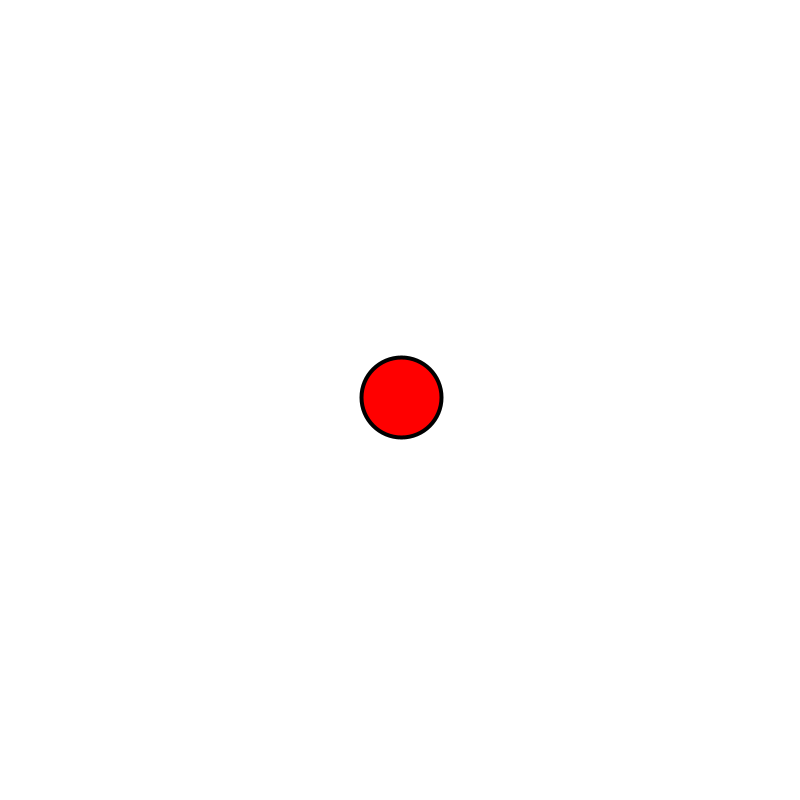
Frame 1 (no input)
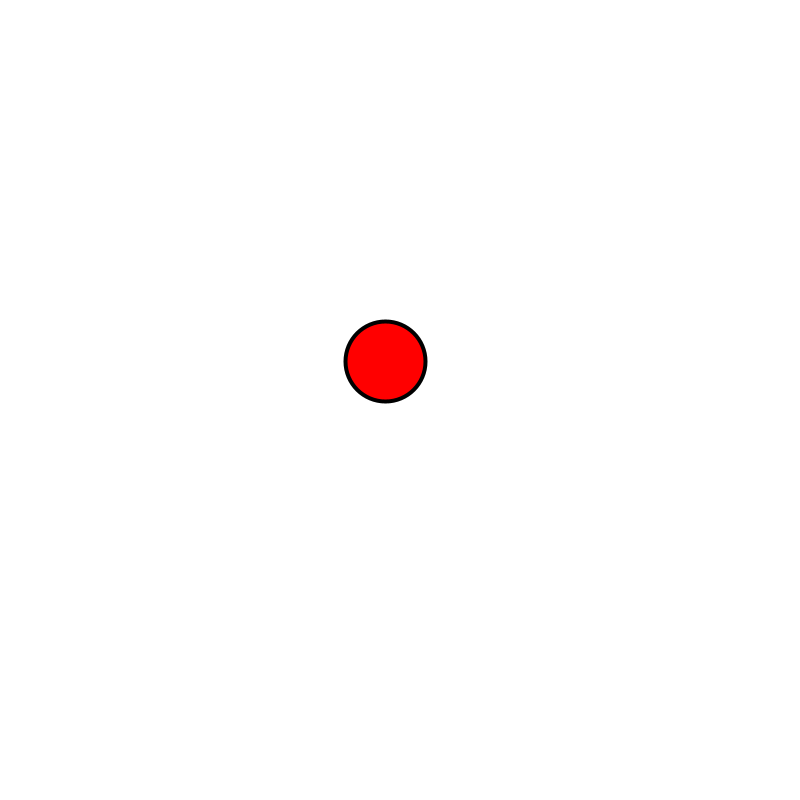
Frame 60 (the mouse pressed at the canvas centre just before this capture)
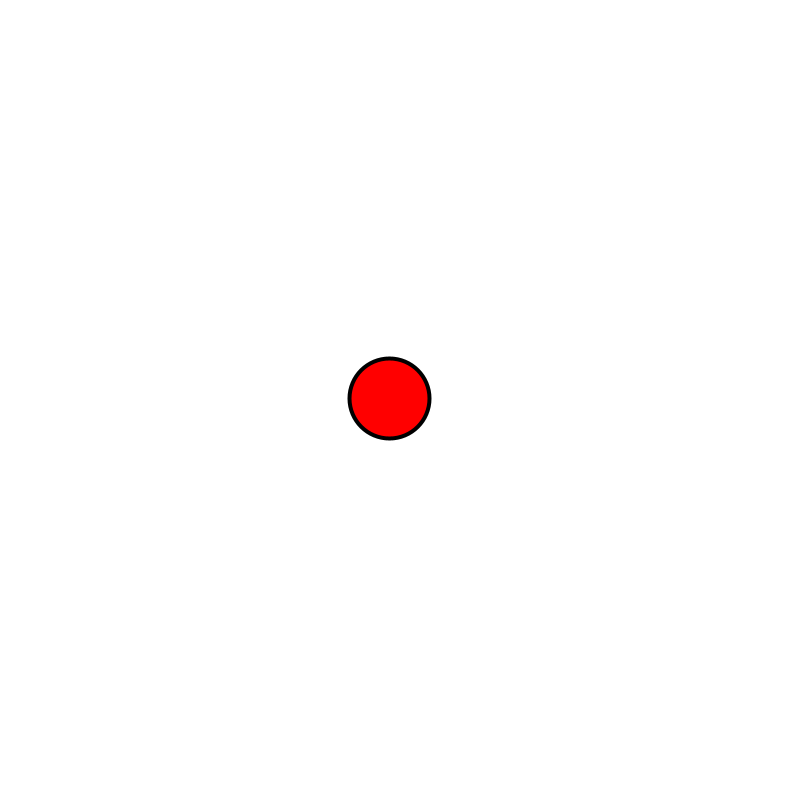
Frame 120 (the mouse held since frame 60 and released just before this capture)

The Processing sketch that drew these frames (run headless with seeded random() and noise(); from frame 60 on, the mouse is pressed at the canvas centre):

// Processing sketch: randomMotion
// ── randomMotion.pde

float x, y;
float step = 5.0;

void setup(){
  size(800,800);
  frameRate(30);
  
  x = width/2;
  y = height/2;
  
}


void draw(){
  
  background(255);
  
  x += random(-step, step);
  y += random(-step, step);
  
  fill(255,0,0); strokeWeight(4);
  ellipse(x, y, 80, 80);
  
}
